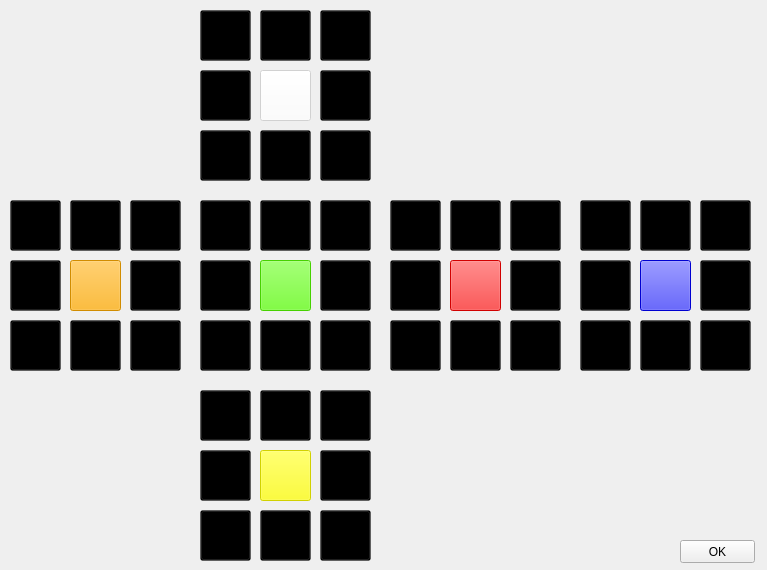
<?xml version="1.0" encoding="UTF-8"?>
<ui version="4.0">
 <class>scrambleDialog</class>
 <widget class="QDialog" name="scrambleDialog">
  <property name="geometry">
   <rect>
    <x>0</x>
    <y>0</y>
    <width>767</width>
    <height>570</height>
   </rect>
  </property>
  <property name="windowTitle">
   <string>3x3 Scramble</string>
  </property>
  <widget class="QPushButton" name="bs7">
   <property name="enabled">
    <bool>false</bool>
   </property>
   <property name="geometry">
    <rect>
     <x>640</x>
     <y>320</y>
     <width>51</width>
     <height>51</height>
    </rect>
   </property>
   <property name="styleSheet">
    <string notr="true">background-color: rgb(0, 0, 0);
background-color: rgba(0, 0, 0, 50);</string>
   </property>
   <property name="text">
    <string/>
   </property>
  </widget>
  <widget class="QPushButton" name="os7">
   <property name="enabled">
    <bool>false</bool>
   </property>
   <property name="geometry">
    <rect>
     <x>70</x>
     <y>320</y>
     <width>51</width>
     <height>51</height>
    </rect>
   </property>
   <property name="styleSheet">
    <string notr="true">background-color: rgb(0, 0, 0);
background-color: rgba(0, 0, 0, 50);</string>
   </property>
   <property name="text">
    <string/>
   </property>
  </widget>
  <widget class="QPushButton" name="ys1">
   <property name="enabled">
    <bool>false</bool>
   </property>
   <property name="geometry">
    <rect>
     <x>260</x>
     <y>390</y>
     <width>51</width>
     <height>51</height>
    </rect>
   </property>
   <property name="styleSheet">
    <string notr="true">background-color: rgb(0, 0, 0);
background-color: rgba(0, 0, 0, 50);</string>
   </property>
   <property name="text">
    <string/>
   </property>
  </widget>
  <widget class="QPushButton" name="os6">
   <property name="enabled">
    <bool>false</bool>
   </property>
   <property name="geometry">
    <rect>
     <x>10</x>
     <y>320</y>
     <width>51</width>
     <height>51</height>
    </rect>
   </property>
   <property name="styleSheet">
    <string notr="true">background-color: rgb(0, 0, 0);
background-color: rgba(0, 0, 0, 50);</string>
   </property>
   <property name="text">
    <string/>
   </property>
  </widget>
  <widget class="QPushButton" name="gs7">
   <property name="enabled">
    <bool>false</bool>
   </property>
   <property name="geometry">
    <rect>
     <x>260</x>
     <y>320</y>
     <width>51</width>
     <height>51</height>
    </rect>
   </property>
   <property name="styleSheet">
    <string notr="true">background-color: rgb(0, 0, 0);
background-color: rgba(0, 0, 0, 50);</string>
   </property>
   <property name="text">
    <string/>
   </property>
  </widget>
  <widget class="QPushButton" name="os3">
   <property name="enabled">
    <bool>false</bool>
   </property>
   <property name="geometry">
    <rect>
     <x>10</x>
     <y>260</y>
     <width>51</width>
     <height>51</height>
    </rect>
   </property>
   <property name="styleSheet">
    <string notr="true">background-color: rgb(0, 0, 0);
background-color: rgba(0, 0, 0, 50);</string>
   </property>
   <property name="text">
    <string/>
   </property>
  </widget>
  <widget class="QPushButton" name="rs3">
   <property name="enabled">
    <bool>false</bool>
   </property>
   <property name="geometry">
    <rect>
     <x>390</x>
     <y>260</y>
     <width>51</width>
     <height>51</height>
    </rect>
   </property>
   <property name="styleSheet">
    <string notr="true">background-color: rgb(0, 0, 0);
background-color: rgba(0, 0, 0, 50);</string>
   </property>
   <property name="text">
    <string/>
   </property>
  </widget>
  <widget class="QPushButton" name="os8">
   <property name="enabled">
    <bool>false</bool>
   </property>
   <property name="geometry">
    <rect>
     <x>130</x>
     <y>320</y>
     <width>51</width>
     <height>51</height>
    </rect>
   </property>
   <property name="styleSheet">
    <string notr="true">background-color: rgb(0, 0, 0);
background-color: rgba(0, 0, 0, 50);</string>
   </property>
   <property name="text">
    <string/>
   </property>
  </widget>
  <widget class="QPushButton" name="rs1">
   <property name="enabled">
    <bool>false</bool>
   </property>
   <property name="geometry">
    <rect>
     <x>450</x>
     <y>200</y>
     <width>51</width>
     <height>51</height>
    </rect>
   </property>
   <property name="styleSheet">
    <string notr="true">background-color: rgb(0, 0, 0);
background-color: rgba(0, 0, 0, 50);</string>
   </property>
   <property name="text">
    <string/>
   </property>
  </widget>
  <widget class="QPushButton" name="gs1">
   <property name="enabled">
    <bool>false</bool>
   </property>
   <property name="geometry">
    <rect>
     <x>260</x>
     <y>200</y>
     <width>51</width>
     <height>51</height>
    </rect>
   </property>
   <property name="styleSheet">
    <string notr="true">background-color: rgb(0, 0, 0);
background-color: rgba(0, 0, 0, 50);</string>
   </property>
   <property name="text">
    <string/>
   </property>
  </widget>
  <widget class="QPushButton" name="ys7">
   <property name="enabled">
    <bool>false</bool>
   </property>
   <property name="geometry">
    <rect>
     <x>260</x>
     <y>510</y>
     <width>51</width>
     <height>51</height>
    </rect>
   </property>
   <property name="styleSheet">
    <string notr="true">background-color: rgb(0, 0, 0);
background-color: rgba(0, 0, 0, 50);</string>
   </property>
   <property name="text">
    <string/>
   </property>
  </widget>
  <widget class="QPushButton" name="ws7">
   <property name="enabled">
    <bool>false</bool>
   </property>
   <property name="geometry">
    <rect>
     <x>260</x>
     <y>130</y>
     <width>51</width>
     <height>51</height>
    </rect>
   </property>
   <property name="styleSheet">
    <string notr="true">background-color: rgb(0, 0, 0);
background-color: rgba(0, 0, 0, 50);</string>
   </property>
   <property name="text">
    <string/>
   </property>
  </widget>
  <widget class="QPushButton" name="rs8">
   <property name="enabled">
    <bool>false</bool>
   </property>
   <property name="geometry">
    <rect>
     <x>510</x>
     <y>320</y>
     <width>51</width>
     <height>51</height>
    </rect>
   </property>
   <property name="styleSheet">
    <string notr="true">background-color: rgb(0, 0, 0);
background-color: rgba(0, 0, 0, 50);</string>
   </property>
   <property name="text">
    <string/>
   </property>
  </widget>
  <widget class="QPushButton" name="rs0">
   <property name="enabled">
    <bool>false</bool>
   </property>
   <property name="geometry">
    <rect>
     <x>390</x>
     <y>200</y>
     <width>51</width>
     <height>51</height>
    </rect>
   </property>
   <property name="styleSheet">
    <string notr="true">background-color: rgb(0, 0, 0);
background-color: rgba(0, 0, 0, 50);</string>
   </property>
   <property name="text">
    <string/>
   </property>
  </widget>
  <widget class="QPushButton" name="rs7">
   <property name="enabled">
    <bool>false</bool>
   </property>
   <property name="geometry">
    <rect>
     <x>450</x>
     <y>320</y>
     <width>51</width>
     <height>51</height>
    </rect>
   </property>
   <property name="styleSheet">
    <string notr="true">background-color: rgb(0, 0, 0);
background-color: rgba(0, 0, 0, 50);</string>
   </property>
   <property name="text">
    <string/>
   </property>
  </widget>
  <widget class="QPushButton" name="ws1">
   <property name="enabled">
    <bool>false</bool>
   </property>
   <property name="geometry">
    <rect>
     <x>260</x>
     <y>10</y>
     <width>51</width>
     <height>51</height>
    </rect>
   </property>
   <property name="styleSheet">
    <string notr="true">background-color: rgb(0, 0, 0);
background-color: rgba(0, 0, 0, 50);</string>
   </property>
   <property name="text">
    <string/>
   </property>
  </widget>
  <widget class="QPushButton" name="ys4">
   <property name="enabled">
    <bool>false</bool>
   </property>
   <property name="geometry">
    <rect>
     <x>260</x>
     <y>450</y>
     <width>51</width>
     <height>51</height>
    </rect>
   </property>
   <property name="styleSheet">
    <string notr="true">background-color: rgb(255, 255, 0);</string>
   </property>
   <property name="text">
    <string/>
   </property>
  </widget>
  <widget class="QPushButton" name="bs5">
   <property name="enabled">
    <bool>false</bool>
   </property>
   <property name="geometry">
    <rect>
     <x>700</x>
     <y>260</y>
     <width>51</width>
     <height>51</height>
    </rect>
   </property>
   <property name="styleSheet">
    <string notr="true">background-color: rgb(0, 0, 0);
background-color: rgba(0, 0, 0, 50);</string>
   </property>
   <property name="text">
    <string/>
   </property>
  </widget>
  <widget class="QPushButton" name="bs8">
   <property name="enabled">
    <bool>false</bool>
   </property>
   <property name="geometry">
    <rect>
     <x>700</x>
     <y>320</y>
     <width>51</width>
     <height>51</height>
    </rect>
   </property>
   <property name="styleSheet">
    <string notr="true">background-color: rgb(0, 0, 0);
background-color: rgba(0, 0, 0, 50);</string>
   </property>
   <property name="text">
    <string/>
   </property>
  </widget>
  <widget class="QPushButton" name="rs4">
   <property name="enabled">
    <bool>false</bool>
   </property>
   <property name="geometry">
    <rect>
     <x>450</x>
     <y>260</y>
     <width>51</width>
     <height>51</height>
    </rect>
   </property>
   <property name="styleSheet">
    <string notr="true">background-color: rgb(255, 0, 0);</string>
   </property>
   <property name="text">
    <string/>
   </property>
  </widget>
  <widget class="QPushButton" name="ws2">
   <property name="enabled">
    <bool>false</bool>
   </property>
   <property name="geometry">
    <rect>
     <x>320</x>
     <y>10</y>
     <width>51</width>
     <height>51</height>
    </rect>
   </property>
   <property name="styleSheet">
    <string notr="true">background-color: rgba(0, 0, 0, 50);</string>
   </property>
   <property name="text">
    <string/>
   </property>
  </widget>
  <widget class="QPushButton" name="gs3">
   <property name="enabled">
    <bool>false</bool>
   </property>
   <property name="geometry">
    <rect>
     <x>200</x>
     <y>260</y>
     <width>51</width>
     <height>51</height>
    </rect>
   </property>
   <property name="styleSheet">
    <string notr="true">background-color: rgb(0, 0, 0);
background-color: rgba(0, 0, 0, 50);</string>
   </property>
   <property name="text">
    <string/>
   </property>
  </widget>
  <widget class="QPushButton" name="gs4">
   <property name="enabled">
    <bool>false</bool>
   </property>
   <property name="geometry">
    <rect>
     <x>260</x>
     <y>260</y>
     <width>51</width>
     <height>51</height>
    </rect>
   </property>
   <property name="styleSheet">
    <string notr="true">background-color: rgb(85, 255, 0);</string>
   </property>
   <property name="text">
    <string/>
   </property>
  </widget>
  <widget class="QPushButton" name="ys5">
   <property name="enabled">
    <bool>false</bool>
   </property>
   <property name="geometry">
    <rect>
     <x>320</x>
     <y>450</y>
     <width>51</width>
     <height>51</height>
    </rect>
   </property>
   <property name="styleSheet">
    <string notr="true">background-color: rgb(0, 0, 0);
background-color: rgba(0, 0, 0, 50);</string>
   </property>
   <property name="text">
    <string/>
   </property>
  </widget>
  <widget class="QPushButton" name="gs2">
   <property name="enabled">
    <bool>false</bool>
   </property>
   <property name="geometry">
    <rect>
     <x>320</x>
     <y>200</y>
     <width>51</width>
     <height>51</height>
    </rect>
   </property>
   <property name="styleSheet">
    <string notr="true">background-color: rgb(0, 0, 0);
background-color: rgba(0, 0, 0, 50);</string>
   </property>
   <property name="text">
    <string/>
   </property>
  </widget>
  <widget class="QPushButton" name="gs8">
   <property name="enabled">
    <bool>false</bool>
   </property>
   <property name="geometry">
    <rect>
     <x>320</x>
     <y>320</y>
     <width>51</width>
     <height>51</height>
    </rect>
   </property>
   <property name="styleSheet">
    <string notr="true">background-color: rgb(0, 0, 0);
background-color: rgba(0, 0, 0, 50);</string>
   </property>
   <property name="text">
    <string/>
   </property>
  </widget>
  <widget class="QPushButton" name="os4">
   <property name="enabled">
    <bool>false</bool>
   </property>
   <property name="geometry">
    <rect>
     <x>70</x>
     <y>260</y>
     <width>51</width>
     <height>51</height>
    </rect>
   </property>
   <property name="styleSheet">
    <string notr="true">background-color: rgb(255, 170, 0);</string>
   </property>
   <property name="text">
    <string/>
   </property>
  </widget>
  <widget class="QPushButton" name="ws0">
   <property name="enabled">
    <bool>false</bool>
   </property>
   <property name="geometry">
    <rect>
     <x>200</x>
     <y>10</y>
     <width>51</width>
     <height>51</height>
    </rect>
   </property>
   <property name="styleSheet">
    <string notr="true">background-color: rgb(0, 0, 0);
background-color: rgba(0, 0, 0, 50);</string>
   </property>
   <property name="text">
    <string/>
   </property>
  </widget>
  <widget class="QPushButton" name="gs0">
   <property name="enabled">
    <bool>false</bool>
   </property>
   <property name="geometry">
    <rect>
     <x>200</x>
     <y>200</y>
     <width>51</width>
     <height>51</height>
    </rect>
   </property>
   <property name="styleSheet">
    <string notr="true">background-color: rgb(0, 0, 0);
background-color: rgba(0, 0, 0, 50);</string>
   </property>
   <property name="text">
    <string/>
   </property>
  </widget>
  <widget class="QPushButton" name="rs2">
   <property name="enabled">
    <bool>false</bool>
   </property>
   <property name="geometry">
    <rect>
     <x>510</x>
     <y>200</y>
     <width>51</width>
     <height>51</height>
    </rect>
   </property>
   <property name="styleSheet">
    <string notr="true">background-color: rgb(0, 0, 0);
background-color: rgba(0, 0, 0, 50);</string>
   </property>
   <property name="text">
    <string/>
   </property>
  </widget>
  <widget class="QPushButton" name="bs1">
   <property name="enabled">
    <bool>false</bool>
   </property>
   <property name="geometry">
    <rect>
     <x>640</x>
     <y>200</y>
     <width>51</width>
     <height>51</height>
    </rect>
   </property>
   <property name="styleSheet">
    <string notr="true">background-color: rgb(0, 0, 0);
background-color: rgba(0, 0, 0, 50);</string>
   </property>
   <property name="text">
    <string/>
   </property>
  </widget>
  <widget class="QPushButton" name="ys0">
   <property name="enabled">
    <bool>false</bool>
   </property>
   <property name="geometry">
    <rect>
     <x>200</x>
     <y>390</y>
     <width>51</width>
     <height>51</height>
    </rect>
   </property>
   <property name="styleSheet">
    <string notr="true">background-color: rgb(0, 0, 0);
background-color: rgba(0, 0, 0, 50);</string>
   </property>
   <property name="text">
    <string/>
   </property>
  </widget>
  <widget class="QPushButton" name="gs6">
   <property name="enabled">
    <bool>false</bool>
   </property>
   <property name="geometry">
    <rect>
     <x>200</x>
     <y>320</y>
     <width>51</width>
     <height>51</height>
    </rect>
   </property>
   <property name="styleSheet">
    <string notr="true">background-color: rgb(0, 0, 0);
background-color: rgba(0, 0, 0, 50);</string>
   </property>
   <property name="text">
    <string/>
   </property>
  </widget>
  <widget class="QPushButton" name="ys2">
   <property name="enabled">
    <bool>false</bool>
   </property>
   <property name="geometry">
    <rect>
     <x>320</x>
     <y>390</y>
     <width>51</width>
     <height>51</height>
    </rect>
   </property>
   <property name="styleSheet">
    <string notr="true">background-color: rgb(0, 0, 0);
background-color: rgba(0, 0, 0, 50);</string>
   </property>
   <property name="text">
    <string/>
   </property>
  </widget>
  <widget class="QPushButton" name="rs6">
   <property name="enabled">
    <bool>false</bool>
   </property>
   <property name="geometry">
    <rect>
     <x>390</x>
     <y>320</y>
     <width>51</width>
     <height>51</height>
    </rect>
   </property>
   <property name="styleSheet">
    <string notr="true">background-color: rgb(0, 0, 0);
background-color: rgba(0, 0, 0, 50);</string>
   </property>
   <property name="text">
    <string/>
   </property>
  </widget>
  <widget class="QPushButton" name="ys6">
   <property name="enabled">
    <bool>false</bool>
   </property>
   <property name="geometry">
    <rect>
     <x>200</x>
     <y>510</y>
     <width>51</width>
     <height>51</height>
    </rect>
   </property>
   <property name="styleSheet">
    <string notr="true">background-color: rgb(0, 0, 0);
background-color: rgba(0, 0, 0, 50);</string>
   </property>
   <property name="text">
    <string/>
   </property>
  </widget>
  <widget class="QPushButton" name="bs3">
   <property name="enabled">
    <bool>false</bool>
   </property>
   <property name="geometry">
    <rect>
     <x>580</x>
     <y>260</y>
     <width>51</width>
     <height>51</height>
    </rect>
   </property>
   <property name="styleSheet">
    <string notr="true">background-color: rgb(0, 0, 0);
background-color: rgba(0, 0, 0, 50);</string>
   </property>
   <property name="text">
    <string/>
   </property>
  </widget>
  <widget class="QPushButton" name="gs5">
   <property name="enabled">
    <bool>false</bool>
   </property>
   <property name="geometry">
    <rect>
     <x>320</x>
     <y>260</y>
     <width>51</width>
     <height>51</height>
    </rect>
   </property>
   <property name="styleSheet">
    <string notr="true">background-color: rgb(0, 0, 0);
background-color: rgba(0, 0, 0, 50);</string>
   </property>
   <property name="text">
    <string/>
   </property>
  </widget>
  <widget class="QPushButton" name="ws5">
   <property name="enabled">
    <bool>false</bool>
   </property>
   <property name="geometry">
    <rect>
     <x>320</x>
     <y>70</y>
     <width>51</width>
     <height>51</height>
    </rect>
   </property>
   <property name="styleSheet">
    <string notr="true">background-color: rgb(0, 0, 0);
background-color: rgba(0, 0, 0, 50);</string>
   </property>
   <property name="text">
    <string/>
   </property>
  </widget>
  <widget class="QPushButton" name="os5">
   <property name="enabled">
    <bool>false</bool>
   </property>
   <property name="geometry">
    <rect>
     <x>130</x>
     <y>260</y>
     <width>51</width>
     <height>51</height>
    </rect>
   </property>
   <property name="styleSheet">
    <string notr="true">background-color: rgb(0, 0, 0);
background-color: rgba(0, 0, 0, 50);</string>
   </property>
   <property name="text">
    <string/>
   </property>
  </widget>
  <widget class="QPushButton" name="os1">
   <property name="enabled">
    <bool>false</bool>
   </property>
   <property name="geometry">
    <rect>
     <x>70</x>
     <y>200</y>
     <width>51</width>
     <height>51</height>
    </rect>
   </property>
   <property name="styleSheet">
    <string notr="true">background-color: rgb(0, 0, 0);
background-color: rgba(0, 0, 0, 50);</string>
   </property>
   <property name="text">
    <string/>
   </property>
  </widget>
  <widget class="QPushButton" name="ys3">
   <property name="enabled">
    <bool>false</bool>
   </property>
   <property name="geometry">
    <rect>
     <x>200</x>
     <y>450</y>
     <width>51</width>
     <height>51</height>
    </rect>
   </property>
   <property name="styleSheet">
    <string notr="true">background-color: rgb(0, 0, 0);
background-color: rgba(0, 0, 0, 50);</string>
   </property>
   <property name="text">
    <string/>
   </property>
  </widget>
  <widget class="QPushButton" name="os2">
   <property name="enabled">
    <bool>false</bool>
   </property>
   <property name="geometry">
    <rect>
     <x>130</x>
     <y>200</y>
     <width>51</width>
     <height>51</height>
    </rect>
   </property>
   <property name="styleSheet">
    <string notr="true">background-color: rgb(0, 0, 0);
background-color: rgba(0, 0, 0, 50);</string>
   </property>
   <property name="text">
    <string/>
   </property>
  </widget>
  <widget class="QPushButton" name="ws4">
   <property name="enabled">
    <bool>false</bool>
   </property>
   <property name="geometry">
    <rect>
     <x>260</x>
     <y>70</y>
     <width>51</width>
     <height>51</height>
    </rect>
   </property>
   <property name="styleSheet">
    <string notr="true">background-color: rgb(255, 255, 255);</string>
   </property>
   <property name="text">
    <string/>
   </property>
  </widget>
  <widget class="QPushButton" name="rs5">
   <property name="enabled">
    <bool>false</bool>
   </property>
   <property name="geometry">
    <rect>
     <x>510</x>
     <y>260</y>
     <width>51</width>
     <height>51</height>
    </rect>
   </property>
   <property name="styleSheet">
    <string notr="true">background-color: rgb(0, 0, 0);
background-color: rgba(0, 0, 0, 50);</string>
   </property>
   <property name="text">
    <string/>
   </property>
  </widget>
  <widget class="QPushButton" name="bs2">
   <property name="enabled">
    <bool>false</bool>
   </property>
   <property name="geometry">
    <rect>
     <x>700</x>
     <y>200</y>
     <width>51</width>
     <height>51</height>
    </rect>
   </property>
   <property name="styleSheet">
    <string notr="true">background-color: rgb(0, 0, 0);
background-color: rgba(0, 0, 0, 50);</string>
   </property>
   <property name="text">
    <string/>
   </property>
  </widget>
  <widget class="QPushButton" name="ys8">
   <property name="enabled">
    <bool>false</bool>
   </property>
   <property name="geometry">
    <rect>
     <x>320</x>
     <y>510</y>
     <width>51</width>
     <height>51</height>
    </rect>
   </property>
   <property name="styleSheet">
    <string notr="true">background-color: rgb(0, 0, 0);
background-color: rgba(0, 0, 0, 50);</string>
   </property>
   <property name="text">
    <string/>
   </property>
  </widget>
  <widget class="QPushButton" name="ws6">
   <property name="enabled">
    <bool>false</bool>
   </property>
   <property name="geometry">
    <rect>
     <x>200</x>
     <y>130</y>
     <width>51</width>
     <height>51</height>
    </rect>
   </property>
   <property name="styleSheet">
    <string notr="true">background-color: rgb(0, 0, 0);
background-color: rgba(0, 0, 0, 50);</string>
   </property>
   <property name="text">
    <string/>
   </property>
  </widget>
  <widget class="QPushButton" name="bs6">
   <property name="enabled">
    <bool>false</bool>
   </property>
   <property name="geometry">
    <rect>
     <x>580</x>
     <y>320</y>
     <width>51</width>
     <height>51</height>
    </rect>
   </property>
   <property name="styleSheet">
    <string notr="true">background-color: rgb(0, 0, 0);
background-color: rgba(0, 0, 0, 50);</string>
   </property>
   <property name="text">
    <string/>
   </property>
  </widget>
  <widget class="QPushButton" name="bs0">
   <property name="enabled">
    <bool>false</bool>
   </property>
   <property name="geometry">
    <rect>
     <x>580</x>
     <y>200</y>
     <width>51</width>
     <height>51</height>
    </rect>
   </property>
   <property name="styleSheet">
    <string notr="true">background-color: rgb(0, 0, 0);
background-color: rgba(0, 0, 0, 50);</string>
   </property>
   <property name="text">
    <string/>
   </property>
  </widget>
  <widget class="QPushButton" name="ws3">
   <property name="enabled">
    <bool>false</bool>
   </property>
   <property name="geometry">
    <rect>
     <x>200</x>
     <y>70</y>
     <width>51</width>
     <height>51</height>
    </rect>
   </property>
   <property name="styleSheet">
    <string notr="true">background-color: rgb(0, 0, 0);
background-color: rgba(0, 0, 0, 50);</string>
   </property>
   <property name="text">
    <string/>
   </property>
  </widget>
  <widget class="QPushButton" name="ws8">
   <property name="enabled">
    <bool>false</bool>
   </property>
   <property name="geometry">
    <rect>
     <x>320</x>
     <y>130</y>
     <width>51</width>
     <height>51</height>
    </rect>
   </property>
   <property name="styleSheet">
    <string notr="true">background-color: rgb(0, 0, 0);
background-color: rgba(0, 0, 0, 50);</string>
   </property>
   <property name="text">
    <string/>
   </property>
  </widget>
  <widget class="QPushButton" name="os0">
   <property name="enabled">
    <bool>false</bool>
   </property>
   <property name="geometry">
    <rect>
     <x>10</x>
     <y>200</y>
     <width>51</width>
     <height>51</height>
    </rect>
   </property>
   <property name="styleSheet">
    <string notr="true">background-color: rgb(0, 0, 0);
background-color: rgba(0, 0, 0, 50);</string>
   </property>
   <property name="text">
    <string/>
   </property>
  </widget>
  <widget class="QPushButton" name="bs4">
   <property name="enabled">
    <bool>false</bool>
   </property>
   <property name="geometry">
    <rect>
     <x>640</x>
     <y>260</y>
     <width>51</width>
     <height>51</height>
    </rect>
   </property>
   <property name="styleSheet">
    <string notr="true">background-color: rgb(0, 0, 255);</string>
   </property>
   <property name="text">
    <string/>
   </property>
  </widget>
  <widget class="QPushButton" name="OKButton">
   <property name="enabled">
    <bool>true</bool>
   </property>
   <property name="geometry">
    <rect>
     <x>680</x>
     <y>540</y>
     <width>75</width>
     <height>23</height>
    </rect>
   </property>
   <property name="text">
    <string>OK</string>
   </property>
  </widget>
 </widget>
 <resources/>
 <connections>
  <connection>
   <sender>OKButton</sender>
   <signal>clicked()</signal>
   <receiver>scrambleDialog</receiver>
   <slot>close()</slot>
   <hints>
    <hint type="sourcelabel">
     <x>705</x>
     <y>547</y>
    </hint>
    <hint type="destinationlabel">
     <x>653</x>
     <y>525</y>
    </hint>
   </hints>
  </connection>
 </connections>
</ui>
